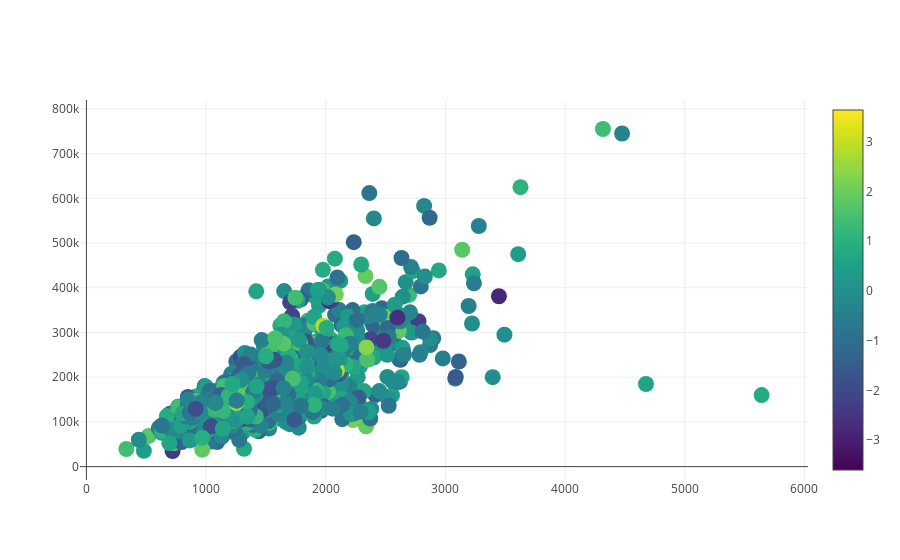

The cell this chart's notebook holds for it:
### Code cell
###trying plotly 

import plotly.graph_objs as go
import plotly.plotly as py
from plotly import __version__
from plotly.offline import download_plotlyjs, init_notebook_mode, plot, iplot
init_notebook_mode(connected=True)

xaxis=x['GrLivArea']
yaxis=x['SalePrice']
trace1 = go.Scatter(
    y =yaxis,
    x=xaxis,
    mode='markers',
    marker=dict(
        size='16',
        color = np.random.randn(2000), #set color equal to a variable
        colorscale='Viridis',
        showscale=True
    )
)
data = [trace1]

iplot(data, filename='scatter-plot-with-colorscale')

### Figure 1 — Plotly figure (JSON) as saved in the notebook; plotly's stock layout.template omitted (floating-point values rounded to 4 significant figures; data arrays with more than 128 entries replaced by an {"elided": "..."} marker saying what was removed)
{"data": [{"marker": {"color": {"elided": "2000 float values"}, "colorscale": "Viridis", "showscale": true, "size": "16"}, "mode": "markers", "type": "scatter", "x": {"elided": "1460 int values"}, "y": {"elided": "1460 int values"}}], "layout": {}}
